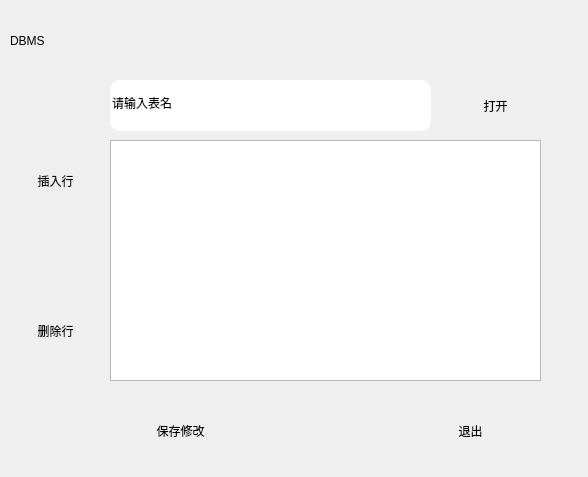
<?xml version="1.0" encoding="UTF-8"?>
<ui version="4.0">
 <class>dataoperation</class>
 <widget class="QWidget" name="dataoperation">
  <property name="geometry">
   <rect>
    <x>0</x>
    <y>0</y>
    <width>588</width>
    <height>477</height>
   </rect>
  </property>
  <property name="windowTitle">
   <string>dataoperation</string>
  </property>
  <property name="styleSheet">
   <string notr="true">font: 10pt &quot;方正粗黑宋简体&quot;;
background-image: url(:/picture/88.jpg);</string>
  </property>
  <widget class="QLineEdit" name="path">
   <property name="geometry">
    <rect>
     <x>110</x>
     <y>80</y>
     <width>321</width>
     <height>51</height>
    </rect>
   </property>
   <property name="styleSheet">
    <string notr="true">QLineEdit {
  

	background-image: url(:/picture/b3.jpg);
 border-color: rgb(93, 171, 255);
    border-radius: 10px;
    border-style: outset;
  
    }</string>
   </property>
   <property name="text">
    <string>请输入表名</string>
   </property>
  </widget>
  <widget class="QPushButton" name="pushButton">
   <property name="geometry">
    <rect>
     <x>450</x>
     <y>80</y>
     <width>91</width>
     <height>51</height>
    </rect>
   </property>
   <property name="styleSheet">
    <string notr="true">QPushButton {
  
 border-color: rgb(93, 171, 255);
    border-radius: 20px;
    border-style: outset;
 
 background-image: url(:/picture/b3.jpg);
    }</string>
   </property>
   <property name="text">
    <string>打开</string>
   </property>
  </widget>
  <widget class="QPushButton" name="pushButton_insert">
   <property name="geometry">
    <rect>
     <x>10</x>
     <y>140</y>
     <width>91</width>
     <height>81</height>
    </rect>
   </property>
   <property name="styleSheet">
    <string notr="true">QPushButton {
  
 border-color: rgb(93, 171, 255);
    border-radius: 20px;
    border-style: outset;
 
 background-image: url(:/picture/b3.jpg);
    }</string>
   </property>
   <property name="text">
    <string>插入行</string>
   </property>
  </widget>
  <widget class="QPushButton" name="pushButton_delete">
   <property name="geometry">
    <rect>
     <x>10</x>
     <y>290</y>
     <width>91</width>
     <height>81</height>
    </rect>
   </property>
   <property name="styleSheet">
    <string notr="true">QPushButton {
  
 border-color: rgb(93, 171, 255);
    border-radius: 20px;
    border-style: outset;
 
 background-image: url(:/picture/b3.jpg);
    }</string>
   </property>
   <property name="text">
    <string>删除行</string>
   </property>
  </widget>
  <widget class="QTableWidget" name="tableWidget">
   <property name="geometry">
    <rect>
     <x>110</x>
     <y>140</y>
     <width>431</width>
     <height>241</height>
    </rect>
   </property>
   <property name="styleSheet">
    <string notr="true">background-image: url(:/picture/88.jpg);</string>
   </property>
  </widget>
  <widget class="QPushButton" name="pushButton_save">
   <property name="geometry">
    <rect>
     <x>110</x>
     <y>400</y>
     <width>141</width>
     <height>61</height>
    </rect>
   </property>
   <property name="styleSheet">
    <string notr="true">QPushButton {
  
 border-color: rgb(93, 171, 255);
    border-radius: 20px;
    border-style: outset;
 
 background-image: url(:/picture/b3.jpg);
    }</string>
   </property>
   <property name="text">
    <string>保存修改</string>
   </property>
  </widget>
  <widget class="QPushButton" name="pushButton_exit">
   <property name="geometry">
    <rect>
     <x>410</x>
     <y>400</y>
     <width>121</width>
     <height>61</height>
    </rect>
   </property>
   <property name="styleSheet">
    <string notr="true">QPushButton {
  
 border-color: rgb(93, 171, 255);
    border-radius: 20px;
    border-style: outset;
 
 background-image: url(:/picture/b3.jpg);
    }</string>
   </property>
   <property name="text">
    <string>退出</string>
   </property>
  </widget>
  <widget class="QLabel" name="label_2">
   <property name="geometry">
    <rect>
     <x>10</x>
     <y>10</y>
     <width>131</width>
     <height>61</height>
    </rect>
   </property>
   <property name="styleSheet">
    <string notr="true">font: 24pt &quot;华文隶书&quot;;</string>
   </property>
   <property name="text">
    <string>DBMS</string>
   </property>
  </widget>
 </widget>
 <resources>
  <include location="dbms.qrc"/>
 </resources>
 <connections/>
</ui>
